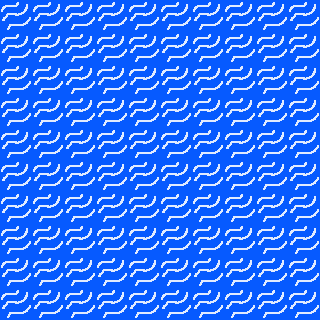

A level layout from a 2D game, rendered from its tile map. Below: a short description, then the map file with tile-grid data replaced by summaries:
An orthogonal 10x10 tile map with 32x32 px tiles, 2 tile layers (Tile Layer 1, Tile Layer 2).

<map version="1.0" orientation="orthogonal" renderorder="right-down" width="10" height="10" tilewidth="32" tileheight="32" nextobjectid="1">
 <tileset firstgid="1" name="water" tilewidth="32" tileheight="32" tilecount="1" columns="1">
  <image source="water.png" width="32" height="32" />
 </tileset>
 <layer name="Tile Layer 1" width="10" height="10">
  <data>[100 cells, 0 non-empty, 0 distinct tile ids]</data>
 </layer>
 <layer name="Tile Layer 2" width="10" height="10">
  <data>[100 cells, 100 non-empty, 1 distinct tile ids]</data>
 </layer>
</map>